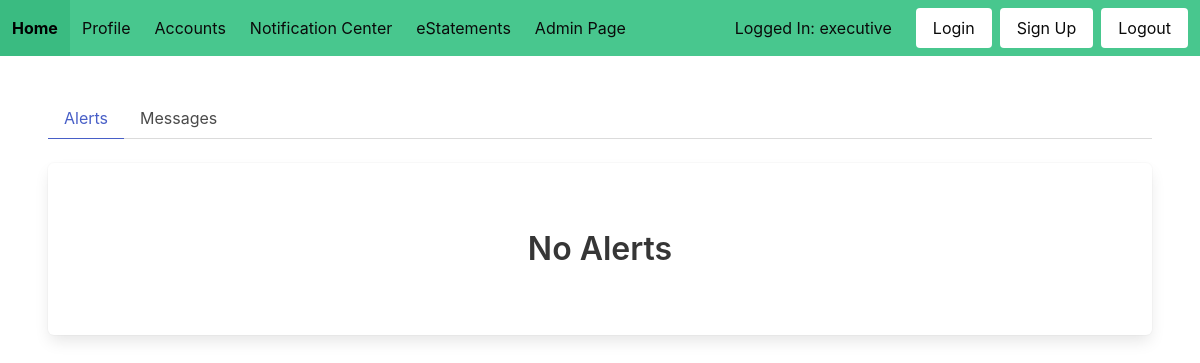
/alerts/ (signed in), run on an earlier commit of the app's database.
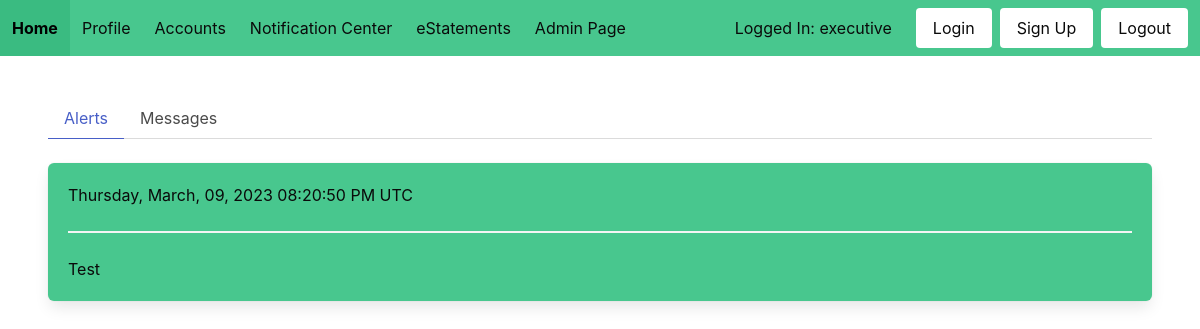
And on a later commit of the database.
### models.py (models this page shows)
class Alerts(db.Model):
    id = db.Column(db.Integer, primary_key=True)
    date = db.Column(db.DateTime, server_default=func.now())
    content = db.Column(db.String(5000))

### main.py (the view)
@main.route('/alerts/')
@login_required
def alerts():
    alerts = get_alerts()
    return render_template('alerts.html', alerts=alerts)

### app.py (called while the page is built)
def create_app():
    app = Flask(__name__)
    cf = open('app_config.json', 'r')
    config = json.load(cf)
    cf.close()
    app.config['SECRET_KEY'] = config['SECRET_KEY']
    app.config['SQLALCHEMY_DATABASE_URI'] = config['SQLALCHEMY_DATABASE_URI']
    app.config['PROJECT_ROOT'] = Path(os.path.realpath(os.path.dirname(__file__)))
    db.init_app(app)
    from auth import auth
    app.register_blueprint(auth)
    from main import main
    app.register_blueprint(main)
    from admin import admin
    app.register_blueprint(admin)
    login_manager = LoginManager()
    login_manager.login_view = 'auth.login'
    login_manager.init_app(app)
    from models import User
    @login_manager.user_loader
    def load_user(id):
        return User.query.get(int(id))
    return app

### utils.py (called while the page is built)
def get_alerts():
    alerts = Alerts.query.all()
    res = []
    for alert in alerts:
        formatted = {}
        formatted['date'] = format_date_1(alert.date)
        formatted['content'] = alert.content
        res.append(formatted)
    return res

### templates/alerts.html (shortened to what this page needs)
{% extends "base.html" %}
{% block content %}
<div class="tabs">
    <ul>
        <li class="is-active"><a href="{{ url_for('main.alerts') }}">Alerts</a></li>
        <li><a href="{{ url_for('main.messages') }}">Messages</a></li>
    </ul>
</div>
{% if not alerts %}
<div class="box has-text-centered">
    <section class="hero">
        <div class="hero-body">
            <p class="title">No Alerts</p>
        </div>
    </section>
</div>
{% endif %}
{% for alert in alerts %}
<div class="box has-background-success has-text-black">
    <p>{{ alert['date'] }}</p>
    <hr>
    <p>{{ alert['content'] }}</p>
</div>
{% endfor %}
{% endblock %}

What changed in the data, as far as the page shows it:
added Alerts: date "Thursday, March, 09, 2023 08:20:50 PM UTC", content "Test"
Also different on the page:
text no longer shown: "No Alerts"
